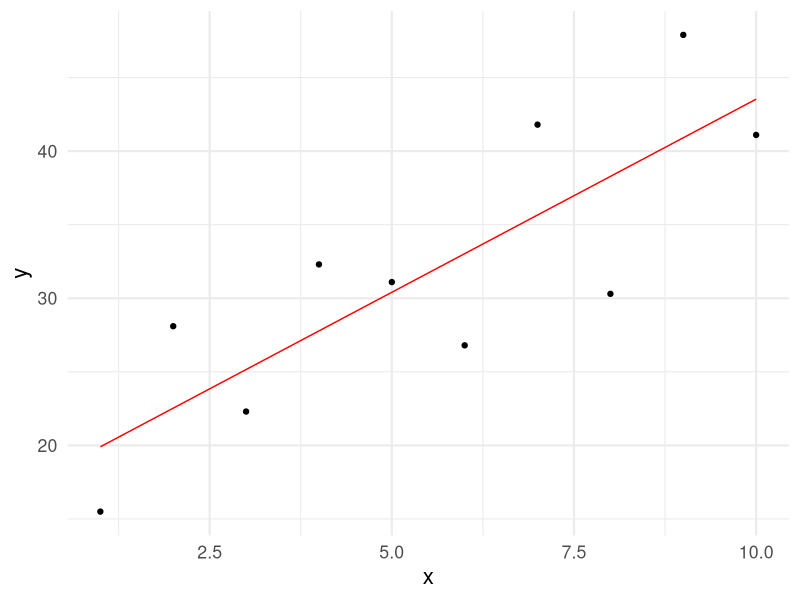
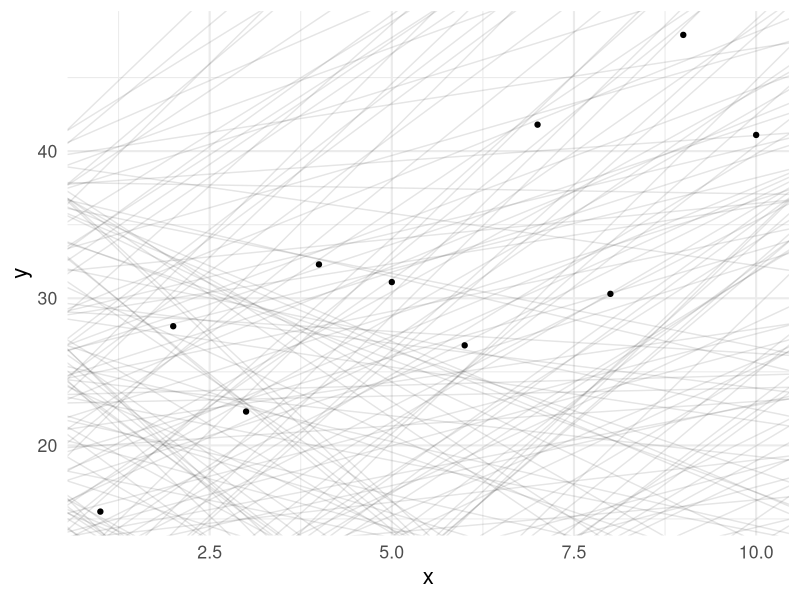
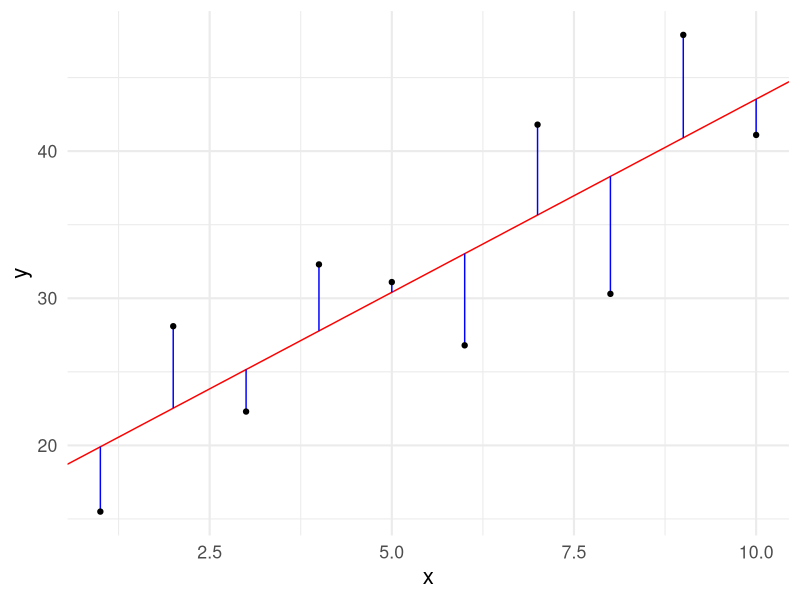
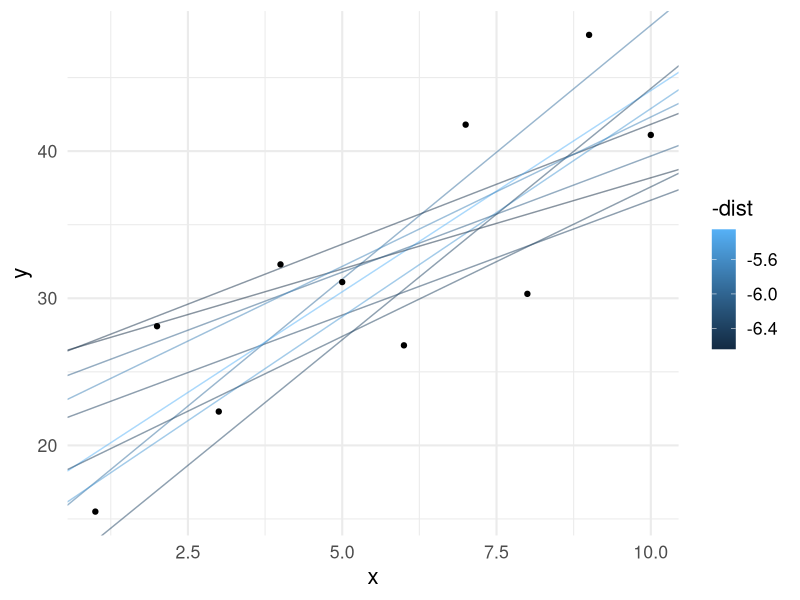
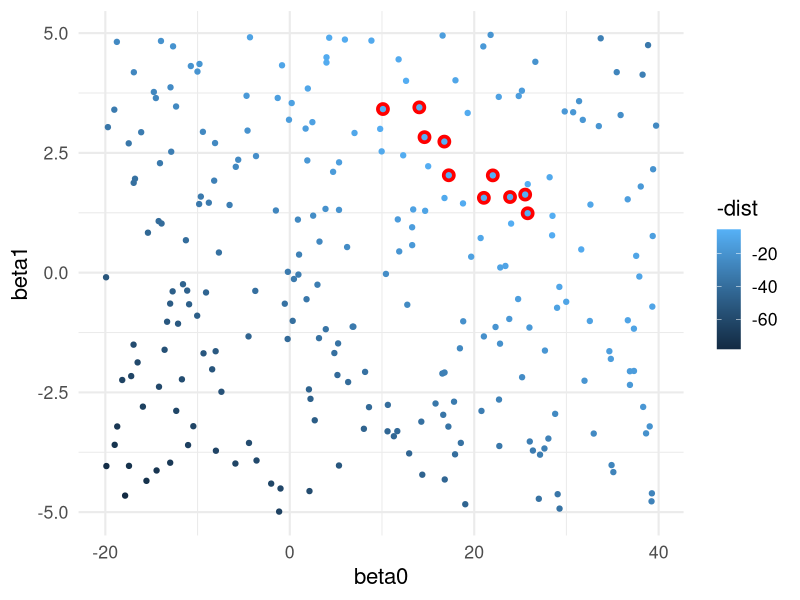
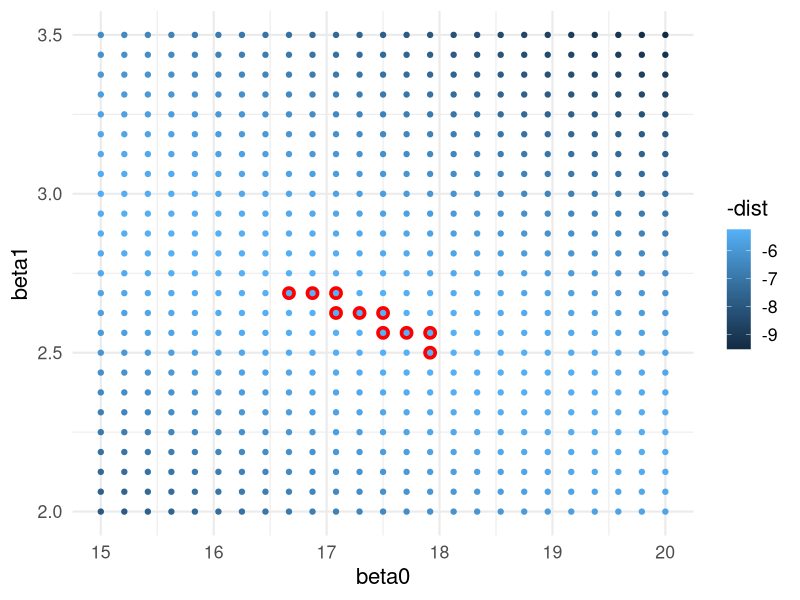
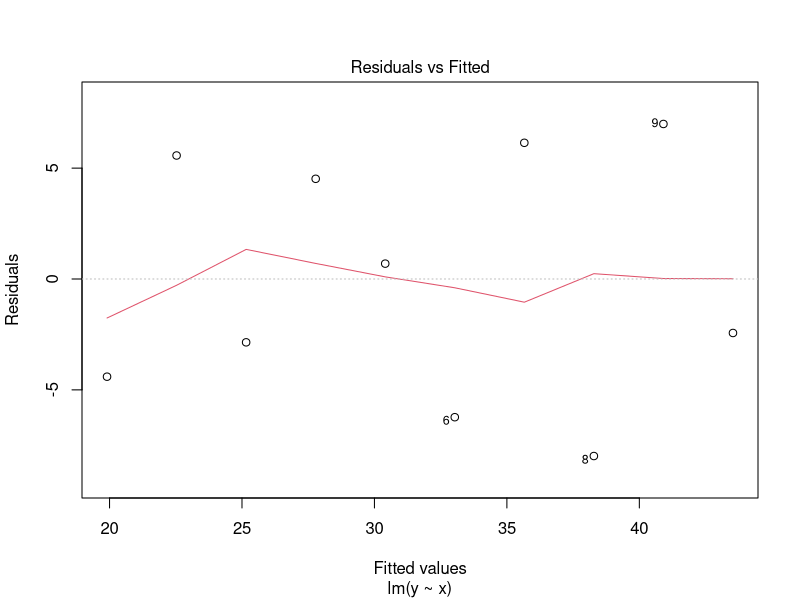
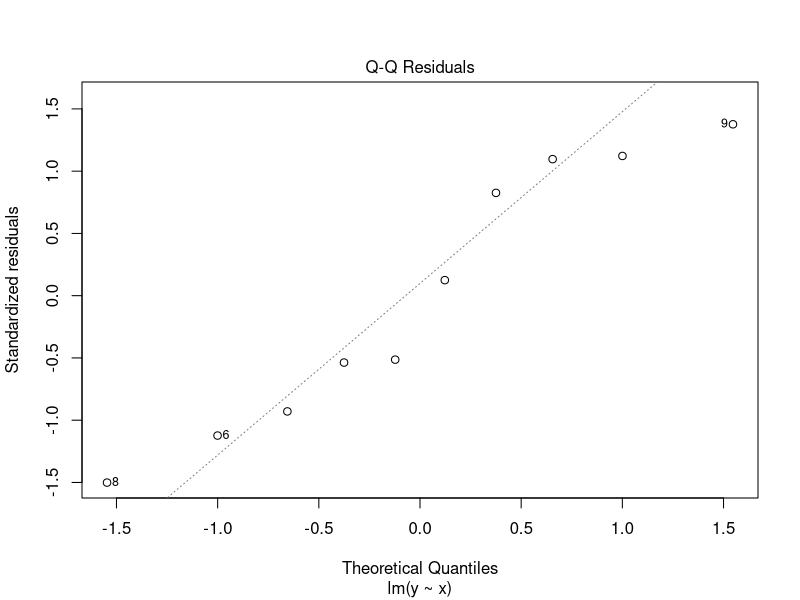

Source code (R) for these figures, in order:
## ---- chunk 1
library( knitr )
library( kableExtra )
library( tidyverse )
theme_set( theme_minimal( base_size = 16) )
## ---- chunk 2
df <- data.frame( x = 1:10,
                  y = c( 15.5, 28.1, 22.3, 32.3, 31.1, 26.8, 41.8, 30.3, 47.9, 41.1) )
ggplot( df, aes(x,y) ) + 
  stat_smooth( method="lm", formula = y ~ x, se=FALSE, color="red", size=0.5) + 
  geom_point( ) 
## ---- chunk 3
models <- data.frame( beta0 = runif(250,-20,40),
                      beta1 = runif(250, -5, 5))
summary( models )
## ---- chunk 4
ggplot() + 
  geom_abline( aes(intercept = beta0, 
                   slope = beta1), 
               data = models,
               alpha = 0.1) + 
  geom_point( aes(x,y), 
              data=df )
## ---- chunk 5
fit <- lm( y ~ x, data=df )
yhat <- data.frame( x = 1:10,
                    yhat = predict( fit ),
                    y= df$y )

ggplot( df ) + 
  geom_abline( aes( intercept = fit$coefficients[1],
                    slope = fit$coefficients[2]),
               color="red") +
  geom_segment( aes(x=x, y = y, xend = x, yend = yhat), 
                data = yhat,
                color = "blue") + 
  geom_point( aes(x,y) ) 
## ---- chunk 6
model_distance <- function( interscept, slope, X, Y ) {
  yhat <- interscept + slope * X
  diff <- Y - yhat
  return( sqrt( mean( diff ^ 2 ) ) )
}
## ---- chunk 7
models$dist <- NA
for( i in 1:nrow(models) ) {
  models$dist[i] <- model_distance( models$beta0[i],
                                    models$beta1[i],
                                    df$x,
                                    df$y )
}
head( models )
## ---- chunk 8
ggplot()  + 
  geom_abline( aes(intercept = beta0,
                   slope = beta1, 
                   color = -dist),
               data = filter( models, rank(dist) <= 10 ),
               alpha = 0.5) + 
  geom_point( aes(x,y),
              data=df) 
  
## ---- chunk 9
ggplot( models, aes(x = beta0, 
                    y = beta1,
                    color = -dist)) + 
  geom_point( data = filter( models, rank(dist) <= 10), 
              color = "red",
              size = 4) +
    geom_point()
## ---- chunk 10
grid <- expand.grid( beta0 = seq(15,20, length = 25),
                     beta1 = seq(2, 3.5, length = 25))
grid$dist <- NA
for( i in 1:nrow(grid) ) {
  grid$dist[i] <- model_distance( grid$beta0[i],
                                  grid$beta1[i],
                                  df$x,
                                  df$y )
}

ggplot( grid, aes(x = beta0, 
                  y = beta1,
                  color = -dist)) + 
  geom_point( data = filter( grid, rank(dist) <= 10), 
              color = "red",
              size = 4) +
  geom_point()
## ---- chunk 11
fit <- lm( y ~ x, data = df )
fit
## ---- chunk 12
model_distance( -1.76, 3.385, df$x, df$y )
## ---- chunk 13
grid %>%
  arrange( dist ) %>%
  head( n = 1) 
## ---- chunk 14
plot( fit, which = 1 )
## ---- chunk 15
plot( fit, which = 2 )
## ---- chunk 16
plot( fit, which = 5 )
## ---- chunk 17
anova( fit )
## ---- chunk 18
summary( fit )
## ---- chunk 19
names( summary( fit ) )
## ---- chunk 20
get_pval <- function( model ) {
  f <- summary( model )$fstatistic[1]
  df1 <- summary( model )$fstatistic[2]
  df2 <- summary( model )$fstatistic[3]
  p <- as.numeric( 1.0 - pf( f, df1, df2 ) )
  return( p  )
}

get_pval( fit )
## ---- chunk 21
c( `Regression R^2` = summary( fit )$r.squared,
   `Squared Correlation` = as.numeric( cor.test( df$x, df$y )$estimate^2 ) )
## ---- chunk 22
predict( fit ) -> yhat 
yhat 
## ---- chunk 23
plot( yhat ~ df$x, type='l', bty="n", col="red" )
## ---- chunk 24
residuals( fit ) -> resids
resids 
## ---- chunk 25
plot( resids ~ yhat, bty="n", xlab="Predicted Values", ylab="Residuals (yhat - y)", pch=16 )
abline(0, 0, lty=2, col="red")
## ---- chunk 26
airquality %>%
  select( -Month, -Day ) -> df.air
summary( df.air )
## ---- chunk 27
fit.solar <- lm( Ozone ~ Solar.R, data = df.air )
anova( fit.solar )
## ---- chunk 28
fit.temp <- lm( Ozone ~ Temp, data = df.air )
fit.wind <- lm( Ozone ~ Wind, data = df.air )

data.frame( Model = c( "Ozone ~ Solar",
                       "Ozone ~ Temp",
                       "Ozone ~ Wind"), 
            R2 = c( summary( fit.solar )$r.squared,
                    summary( fit.temp )$r.squared,
                    summary( fit.wind )$r.squared ), 
            P = c( get_pval( fit.solar), 
                   get_pval( fit.temp ),
                   get_pval( fit.wind ) ) ) -> df.models

df.models %>%
  arrange( -R2 ) %>%
  mutate( P = format( P, scientific=TRUE, digits=3)) %>%
  kable( caption = "Model parameters predicting mean ozone in parts per billion mresured in New York during the period of 1 May 2973 - 30 September 2973.",
         digits = 3) %>%
  kable_minimal()
## ---- chunk 29
fit.temp.wind <- lm( Ozone ~ Temp + Wind, data = df.air )
fit.temp.solar <- lm( Ozone ~ Temp + Solar.R, data = df.air )
fit.wind.solar <- lm( Ozone ~ Wind + Solar.R, data = df.air )
## ---- chunk 30
df.models <- rbind( df.models, 
                    data.frame( Model = c( "Ozone ~ Temp + Wind",
                                           "Ozone ~ Temp + Solar",
                                           "Ozone ~ Wind + Solar" ),
                                R2 = c( summary( fit.temp.wind )$r.squared,
                                        summary( fit.temp.solar )$r.squared,
                                        summary( fit.wind.solar )$r.squared ),
                                P = c( get_pval( fit.temp.wind),
                                       get_pval( fit.temp.solar),
                                       get_pval( fit.wind.solar) )
                                ))
df.models %>%
  mutate( P = format( P, scientific=TRUE, digits=3)) %>%
  kable( caption = "Model parameters predicting mean ozone in parts per billion mresured in New York during the period of 1 May 2973 - 30 September 2973.",
         digits = 3) %>%
  kable_minimal()
## ---- chunk 31
fit.all <- lm( Ozone ~ Solar.R + Temp + Wind, data = df.air )
## ---- chunk 32
df.models <- rbind( df.models, 
                    data.frame( Model = c( "Ozone ~ Temp + Wind + Solar"),
                                R2 = c( summary( fit.all )$r.squared ),
                                P = c( get_pval( fit.all)  )
                                ))


df.models$P = cell_spec( format( df.models$P, 
                                 digits=3, 
                                 scientific=TRUE), 
                         color = ifelse( df.models$P == min(df.models$P), 
                                         "red",
                                         "black"))
df.models$R2 = cell_spec( format( df.models$R2, 
                                  digits=3, 
                                  scientific=TRUE), 
                          color = ifelse( df.models$R2 == max( df.models$R2), 
                                          "green",
                                          "black"))

df.models %>%
  mutate( P = format( P, digits=3, scientific = TRUE) ) %>% 
  kable( caption = "Model parameters predicting mean ozone in parts per billion mresured in New York during the period of 1 May 2973 - 30 September 2973.  Values in green indicate the model with the largest variance explained and those in red indicate models with the lowest probability.",
         escape = FALSE) %>%
  kable_paper( "striped", full_width = FALSE )
## ---- chunk 33
random.models  <- list()
random.models[["Ozone ~ Temp"]] <- fit.temp
random.models[["Ozone ~ Wind"]] <- fit.wind
random.models[["Ozone ~ Solar"]] <- fit.solar
random.models[["Ozone ~ Temp + Wind"]] <- fit.temp.wind
random.models[["Ozone ~ Temp + Solar"]] <- fit.temp.solar
random.models[["Ozone ~ Wind + Solar"]] <- fit.wind.solar
random.models[[ "Ozone ~ Temp + Wind + Solar" ]] <- fit.all

df.tmp <- df.air

for( i in 1:8 ) {
  lbl <- paste("Ozone ~ Temp + Wind + Solar + ", i, " Random Variables", sep="")
  df.tmp[[lbl]] <- rnorm( nrow(df.tmp) )
  random.models[[lbl]] <- lm( Ozone ~ ., data = df.tmp ) 
}

data.frame( Models = names( random.models ),
            R2 = sapply( random.models, 
                          FUN = function( x ) return( summary( x )$r.squared), 
                          simplify = TRUE ),
            P = sapply( random.models, 
                        FUN = get_pval ) ) -> df.random

df.random %>%
  kable( caption = "Fraction of variation explained by original variable as well as models with incrementally more predictor variables made up of randomly derived data.",
         digits=4,
         row.names = FALSE ) %>%
  kable_paper("striped", full_width = FALSE )
## ---- chunk 34

df.random$AIC <- sapply( random.models, 
                         FUN = AIC, 
                         simplify = TRUE )

df.random$deltaAIC = df.random$AIC - min( df.random$A)

df.random %>%
  select( -P ) %>%
  kable( caption = "Model parameters predicting mean ozone in parts per billion mresured in New York during the period of 1 May 2973 - 30 September 2973 with variance explained, AIC, and ∂AIC for alternative models.",
         escape = FALSE,
         row.names = FALSE, 
         digits = 3) %>%
  kable_paper( "striped", full_width = FALSE )
